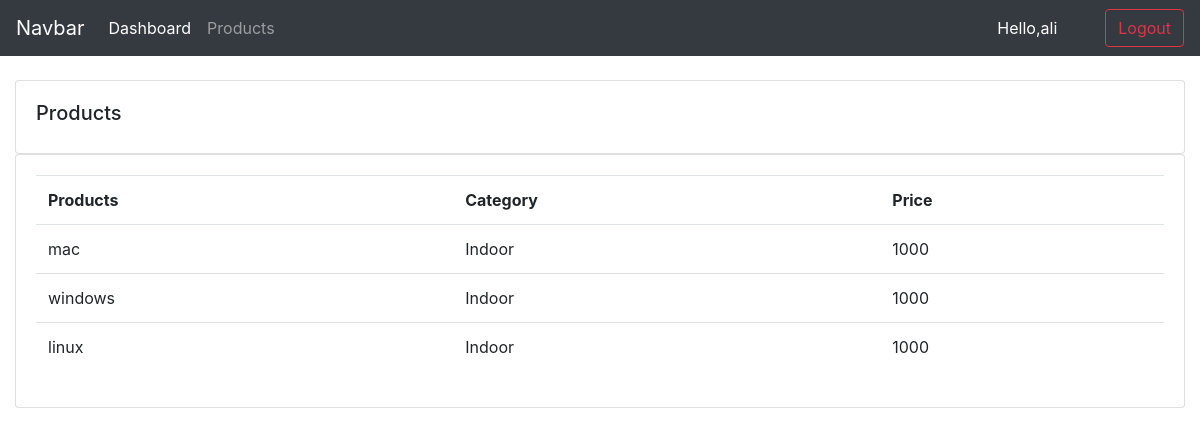
Page /accounts/products/ (signed in) on the committed database.
### accounts/models.py (models this page shows, shortened)
class Product(models.Model):
    CATEGORY_CHOICES = (
        ('Indoor','Indoor'),
        ('Outdoor','Outdoor')
    )
    name = models.CharField(max_length=200,null=True)
    price = models.IntegerField(null=True)
    category = models.CharField(max_length=20,null=True,choices=CATEGORY_CHOICES)
    description = models.CharField(max_length=200,null=True)
    date_created = models.DateTimeField(auto_now_add=True,null=True)

### accounts/decorators.py (the view)
        def wrapper_func(request,*args,**kwargs):
            if request.user.groups.exists():
                group = request.user.groups.all()[0].name
            if group in allowed_roles:
                return views_func(request,*args,**kwargs)
            else:
                return HttpResponse('You are not authorized to view')

### accounts/views.py (called while the page is built)
@login_required(login_url='accounts:login')
@allowed_users(allowed_roles=['admin'])
def products(request):
    products = Product.objects.all()
    context = {
        'products':products,
    }
    return render(request,'accounts/products.html',context)

### accounts/templates/accounts/products.html (shortened to what this page needs)
{% extends 'accounts/main.html' %}
{% block content %}
    <br>
    <div class="row">
        <div class="col-md">
            <div class="card card-body">
                <h5>Products</h5>
            </div>
            <div class="card card-body">
                <table class="table">
                    <tr>
                        <th>Products</th>
                        <th>Category</th>
                        <th>Price</th>
                    </tr>
                    {% for i in products %}
                        <tr>
                        <td>{{i.name}}</td>
                        <td>{{i.category}}</td>
                        <td>{{i.price}}</td>
                        </tr>
                    {% endfor %}
                </table>
            </div>
        </div>
    </div>
{% endblock %}

### accounts/templates/accounts/navbar.html (shortened to what this page needs)
<nav class="navbar navbar-expand-lg navbar-dark bg-dark">
    <a class="navbar-brand" href="#">Navbar</a>
    <div class="collapse navbar-collapse" id="navbarNav">
      <ul class="navbar-nav">
        {% if request.user.is_staff %}
          <li class="nav-item active">
            <a class="nav-link" href="{% url 'accounts:dashboard' %}">Dashboard</span></a>
          </li>
          <li class="nav-item">
            <a class="nav-link" href="{% url 'accounts:products' %}">Products</a>
          </li>
        {% endif %}
      </ul>
    </div>
    <span class="text-white mr-5">Hello,{{request.user}}</span>
    <span><a class='btn btn-outline-danger' href="{% url 'accounts:logout' %}">Logout</a></span>
  </nav>

### rows in the picture
Product: name "mac", category "Indoor", price "1000"
Product: name "windows", category "Indoor", price "1000"
Product: name "linux", category "Indoor", price "1000"

### other values in the picture
{{ request.user }} "ali"
